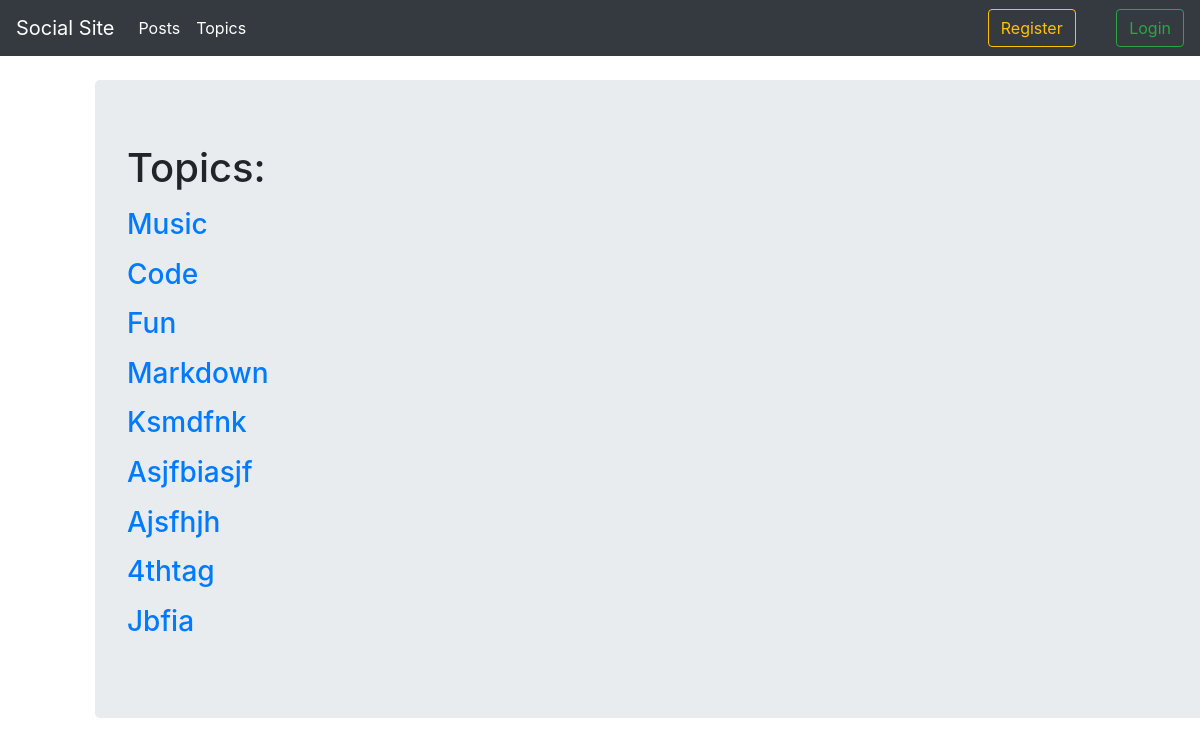
Before: /posts/topics/ with the older database file.
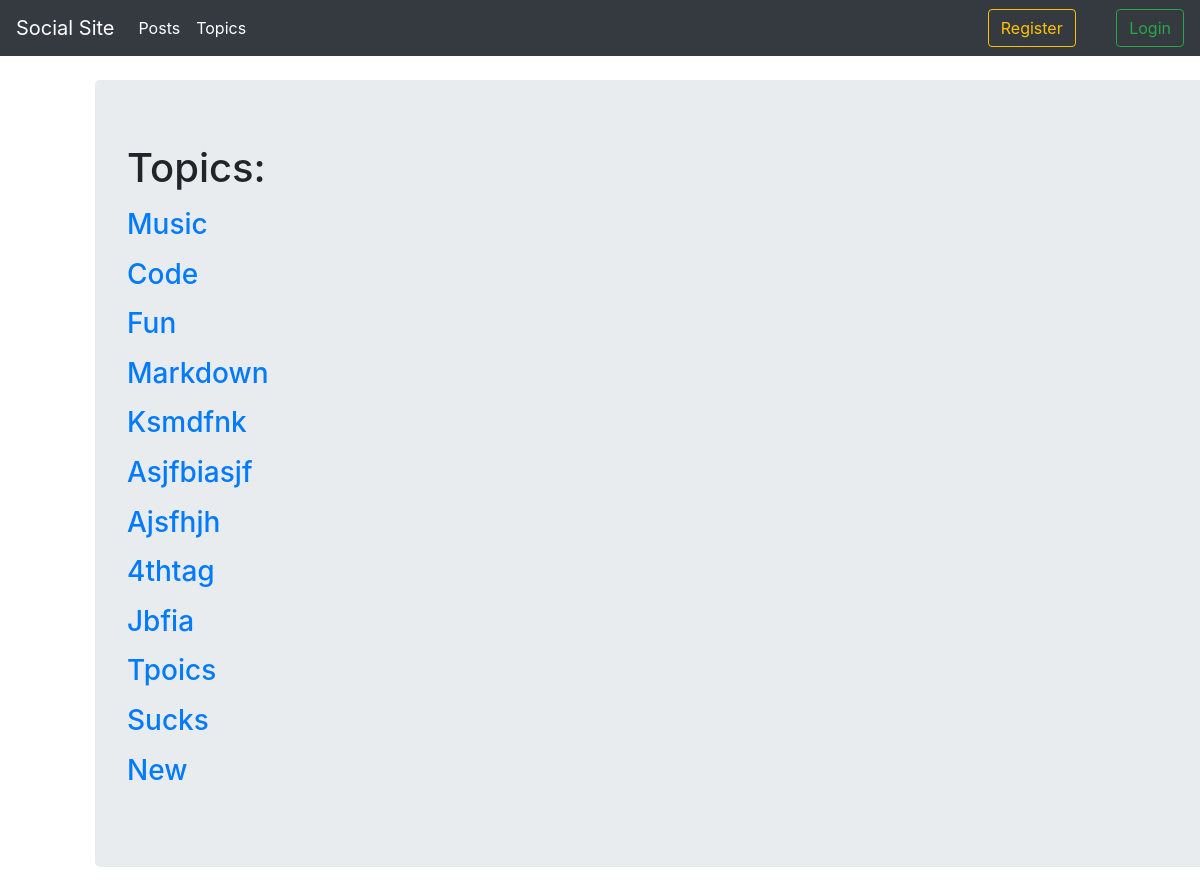
After: the same page with the newer database file.
### posts/views.py (the view)
# urls.py: path('topics/', views.topics_view, name='topics_view'),
def topics_view(request):
	topics = Tag.objects.all()
	return render(request, 'posts/topics_page.html', {'topics': topics})

### templates/posts/topics_page.html (shortened to what this page needs)
{%extends 'base.html'%}
{%block content%}
<h1>Topics:</h1>
{%if topics%}
{%for topic in topics%}
<p>
	<a href="{%url 'posts:posts_by_topic' topic.slug %}">
		<h3>
			{{topic.name|title}}
		</h3>
	</a>
</p>
{%endfor%}
{%endif%}
{%endblock%}

### templates/base.html (shortened to what this page needs)
{%load posts_tags%}
{%load static%}
<!DOCTYPE html>
<html>
<head>
	<link rel="stylesheet" type="text/css" href="{%static 'css/bootstrap.min.css'%}">
	<link rel="stylesheet" type="text/css" href="{%static 'css/style.css'%}">
</head>
<body>
<nav class="navbar navbar-expand-lg navbar-dark bg-dark fixed-top">
  <a class="navbar-brand" href="{%url 'homepage'%}">Social Site</a>
  <div class="collapse navbar-collapse" id="navbarSupportedContent">
    <ul class="navbar-nav mr-auto">
      <li class="nav-item active">
        <a class="nav-link" href="{%url 'posts:posts_home'%}">Posts </a>
      </li>
      <li class="nav-item">
        <a class="nav-link active" href="{%url 'posts:topics_view'%}">Topics</a>
      </li>
    </ul>
    {%if not request.user.is_authenticated%}
      <a href="{%url 'accounts:register'%}">
        <button class="btn btn-outline-warning my-2 my-sm-0" type="submit">Register</button>
      </a>
      <a href="{%url 'accounts:login'%}">
        <button class="btn btn-outline-success my-2 my-sm-0" type="submit">Login</button>
      </a>
      {%else%}
      <a href="{%url 'accounts:logout'%}">
        <button class="btn btn-outline-danger my-2 my-sm-0" type="submit">Logout</button>
      </a>
    {%endif%}
  </div>
</nav>
<div class="container" style="margin:80px;">
	<div class="jumbotron">
		{%block content%}
		{%endblock content%}
	</div>
</div>
</body>
</html>

Changed rows visible on the page:
added Tag: name "Tpoics"
added Tag: name "Sucks"
added Tag: name "New"
